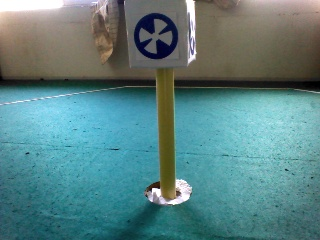
#> input picture mark_test/pic/3.jpg, 320 x 240 px; its folder holds 4 pictures in this run
$ python find_line6.py   (Python 2 division)
#> lines starting #> are read from the running program, lines starting #| are printed output that depends on the picture; after the words box and inside, x2 and y2 are one past the last pixel; in counts of white or black regions, pixels touching at a corner belong together
# Python program to illustrate HoughLine
# method for line detection
import cv2
import numpy as np

a = 3
n1 = n2 = 1
length_of_line = 40
y=[-20,-40]
x=[0,0]
lines=[]
lines_num=0
nums=0


def my_event(event, x1, y1, flags, param):
    if event == cv2.EVENT_FLAG_LBUTTON:
        print('x',x)
        print('y',y)
        print x1,y1


# Reading the required image in
# which operations are to be done.
# Make sure that the image is in the same
# directory in which this python program is
img = cv2.imread('../pic/%d.jpg' % a)
#> img is the input picture: shape (240, 320, 3); mean B, G, R 130.6, 129.6, 90.5
cv2.imshow('img0',img)
# length_of_line = 400
# Convert the img to grayscale
gray = cv2.cvtColor(img, cv2.COLOR_BGR2GRAY)
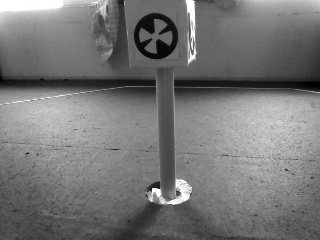
#> gray: shape (240, 320); min 0, max 255, mean 118

# Apply edge detection method on the image
edges = cv2.Canny(gray, 50, 150, apertureSize=3)
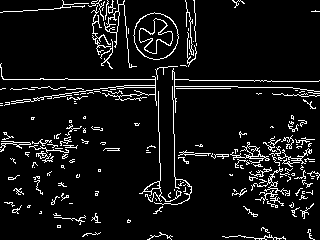
#> edges: shape (240, 320); 7.6% white in thin lines or dots
cv2.imshow('edges', edges)
# This returns an array of r and theta values
while lines_num != 2 or 5 <= abs(y[0]-y[1]):
    nums=lines_num=0
    print('there')
    lines = cv2.HoughLinesP(edges, 1, np.pi / 180, length_of_line, maxLineGap=20)
#> lines = 78 rows, first 6: [3, 79, 188, 79], [105, 148, 119, 148], [147, 148, 303, 162], [238, 87, 292, 87], [2, 88, 123, 88], [156, 40, 162, 207]
    print(lines)
#> (printed output is left out)
    length_of_line += 1
    if lines is None:
        if length_of_line <=120:
            print('None',length_of_line)
            continue
        else:
            print('length of line error ')
            exit(-1)
    # if len(lines)>=2:
    #     cv2.waitKey(0)
    print('len lines',len(lines))
#| len lines 78
    for line in lines:
        x1, y1, x2, y2 = line[0]
        theta = abs((y2 - y1) / (x2 - x1))
        if theta > 2 or x2 == x1:
            if nums==2:
                continue
            if y2>y1:
                x[nums] = x2
                y[nums] = y2
            else:
                x[nums] = x1
                y[nums] = y1
            nums+=1
            print('x1,y1,x2,y2',x1,y1,x2,y2)
            cv2.line(img, (x1, y1), (x2, y2), (0, 0, 255), 2)
            lines_num+=1
            cv2.imshow('img',img)
            cv2.waitKey(0)
#> this loop made 78 passes
#> (x1, y1, x2, y2, theta, nums, lines_num) on passes 6, 9: (156, 40, 162, 207, 27, 1, 1), (173, 100, 175, 204, 52, 2, 2)
#> (x1, y1, x2, y2, theta) on passes 1, 2, 3, 4, 5, 7: (3, 79, 188, 79, 0), (105, 148, 119, 148, 0), (147, 148, 303, 162, 0), (238, 87, 292, 87, 0), (2, 88, 123, 88, 0), (146, 152, 243, 157, 0)
#| x1,y1,x2,y2 156 40 162 207
#| x1,y1,x2,y2 173 100 175 204
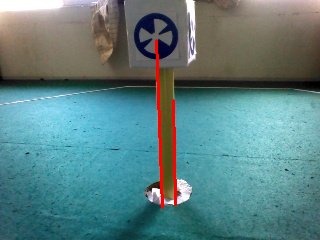
#> img: shape (240, 320, 3); 1.07% of pixels changed, all inside (x1, y1, x2, y2) = (155, 39, 177, 209)
#> after the loop, lines_num = 2; nums = 2; x = [162, 175]; y = [207, 204]
    print('y[0],y[1]',y[0],y[1])
#| y[0],y[1] 207 204
    if length_of_line >= 120:
        print('length_of_line error')
        cv2.waitKey(0)
        exit(-1)
    else:
        print('length of line',length_of_line)
print('len lines',len(lines))
#| len lines 78
# [32 lines of commented-out code are left out]
print('n1,n2', n1, n2)
print('x',x)
#| x [162, 175]
print('width',abs(x[1]-x[0]))
#| width 13
cv2.imshow('img', img)
cv2.setMouseCallback('img0', my_event)
cv2.setMouseCallback('img', my_event)
cv2.setMouseCallback('edges', my_event)
cv2.waitKey(0)
